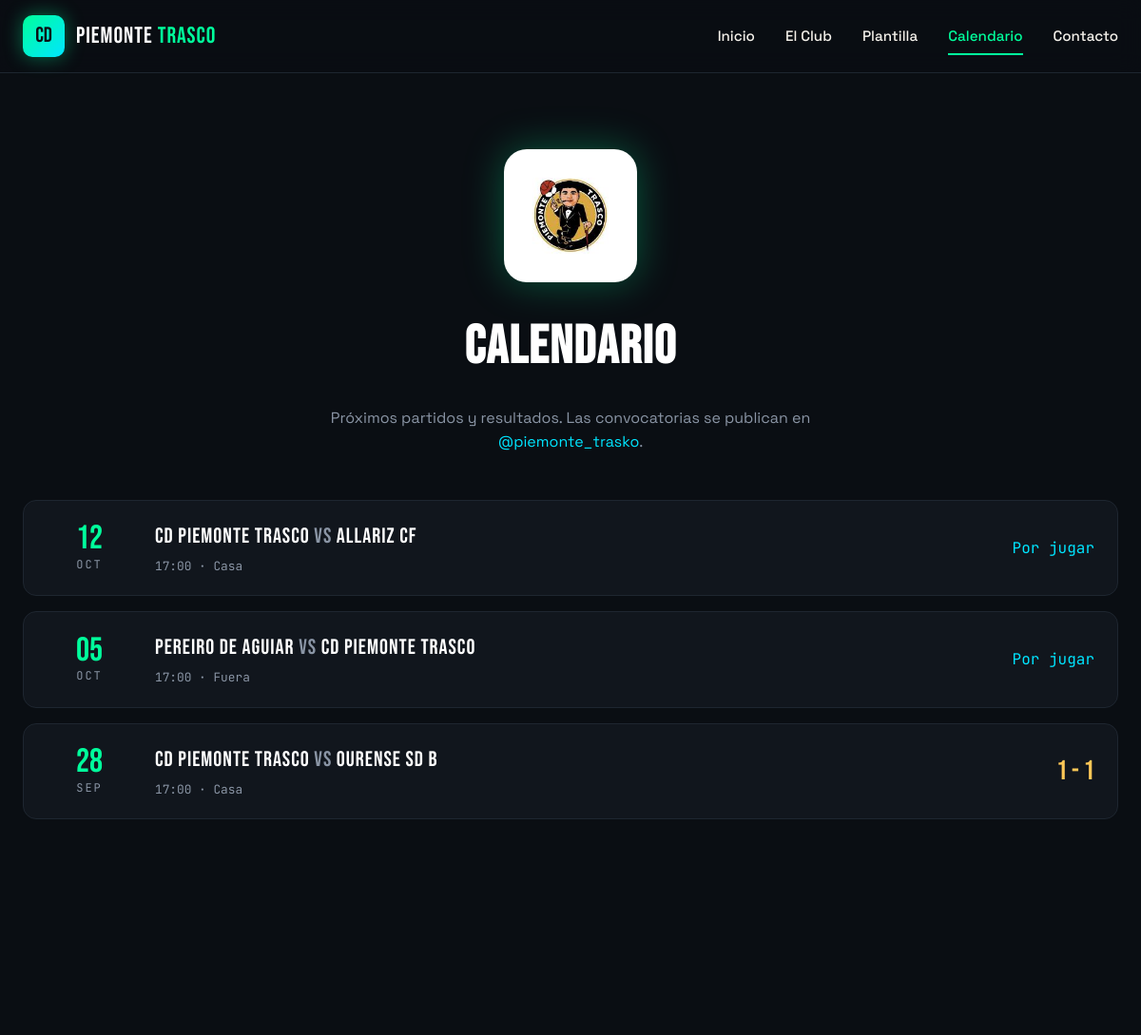
Page /calendario.php (upper part) on the earlier database version.
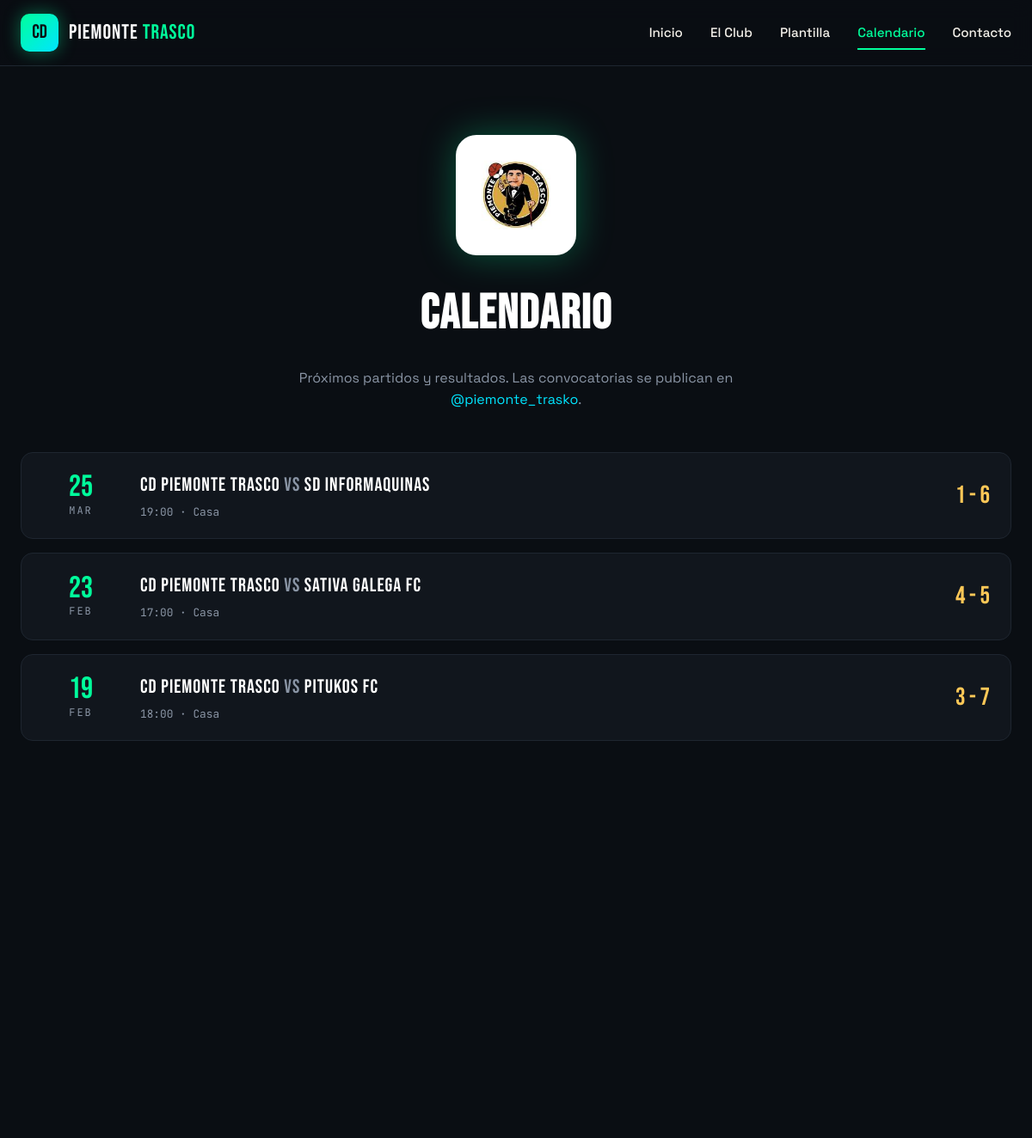
Same page on the later database version.
### tables this page shows
CREATE TABLE `partidos` (
  `id`         INT AUTO_INCREMENT PRIMARY KEY,
  `fecha`      DATE NOT NULL,
  `hora`       TIME DEFAULT NULL,
  `local`      VARCHAR(100) NOT NULL,
  `visitante`  VARCHAR(100) NOT NULL,
  `goles_local`     INT DEFAULT NULL,
  `goles_visitante` INT DEFAULT NULL,
  `condicion`  ENUM('casa','fuera') NOT NULL DEFAULT 'casa',
  `jugado`     TINYINT(1) NOT NULL DEFAULT 0,
  `jornada`    INT DEFAULT NULL,
  `created_at` TIMESTAMP DEFAULT CURRENT_TIMESTAMP,
  KEY `idx_fecha` (`fecha`)
);

### includes/db.php (called while the page is built, shortened)
<?php
function db(): PDO {
    static $pdo = null;
    if ($pdo === null) {
        $dsn = 'mysql:host=' . DB_HOST . ';dbname=' . DB_NAME . ';charset=' . DB_CHARSET;
        try {
            $pdo = new PDO($dsn, DB_USER, DB_PASS, [
                PDO::ATTR_ERRMODE            => PDO::ERRMODE_EXCEPTION,
                PDO::ATTR_DEFAULT_FETCH_MODE => PDO::FETCH_ASSOC,
                PDO::ATTR_EMULATE_PREPARES   => false,
            ]);
        } catch (PDOException $e) {
            die('<div style="font-family:monospace;padding:2rem;background:#0A0E13;color:#00FF9C;">
                <h2>⚠ Error de conexión a la BBDD</h2>
                <p>' . htmlspecialchars($e->getMessage()) . '</p>
                <p>Ejecuta primero <code>/db/install.php</code> o revisa <code>includes/config.php</code>.</p>
            </div>');
        }
    }
    return $pdo;
}

### calendario.php (the view, shortened to what this page needs)
<?php
$page='calendario';
require_once 'includes/db.php';
include 'includes/header.php';
$meses = ['Ene','Feb','Mar','Abr','May','Jun','Jul','Ago','Sep','Oct','Nov','Dic'];
$partidos = db()->query(
  "SELECT fecha, hora, local, visitante, goles_local, goles_visitante, condicion, jugado
   FROM partidos ORDER BY fecha DESC, hora DESC"
)->fetchAll();
?>
<section class="block">
  <div class="container">
    <div class="hero-logo-wrap reveal" style="margin-bottom: 1.5rem; display: flex; justify-content: center;">
      <img src="assets/img/logo.jfif"
           alt="Escudo CD Piemonte Trasco"
           style="width: 140px; height: 140px; object-fit: contain; border-radius: 24px; filter: drop-shadow(0 0 20px rgba(0, 255, 156, 0.3));">
    </div>
    <div class="section-head reveal">
      <h2>Calendario</h2>
      <p>Próximos partidos y resultados. Las convocatorias se publican en <a href="https://instagram.com/piemonte_trasko" target="_blank" rel="noopener">@piemonte_trasko</a>.</p>
    </div>
    <?php foreach ($partidos as $p):
      $ts  = strtotime($p['fecha']);
      $day = date('d', $ts);
      $mo  = $meses[(int)date('n', $ts) - 1];
      $hora = $p['hora'] ? substr($p['hora'],0,5) : '';
      $loc  = $p['condicion'] === 'casa' ? 'Casa' : 'Fuera';
      $marc = $p['jugado'] ? ($p['goles_local'].' - '.$p['goles_visitante']) : 'Por jugar';
    ?>
      <div class="match <?= $p['jugado']?'':'pend' ?> reveal">
        <div class="match-date">
          <div class="day"><?= $day ?></div>
          <div class="mo"><?= $mo ?></div>
        </div>
        <div>
          <div class="match-teams"><?= htmlspecialchars($p['local']) ?> <span style="color:var(--muted)">vs</span> <?= htmlspecialchars($p['visitante']) ?></div>
          <div class="match-meta"><?= $hora ?> · <?= $loc ?></div>
        </div>
        <div class="match-score"><?= htmlspecialchars($marc) ?></div>
      </div>
    <?php endforeach; ?>
  </div>
</section>
<?php include 'includes/footer.php'; ?>

### includes/header.php (shortened to what this page needs)
<?php
$page = $page ?? 'inicio';
?>
<!DOCTYPE html>
<html lang="gl">
<head>
<link rel="stylesheet" href="assets/css/style.css">
</head>
<body data-page="<?= htmlspecialchars($page) ?>">
<header class="site-header">
  <div class="container nav-wrap">
    <a href="index.php" class="brand">
      <span class="brand-shield">CD</span>
      <span class="brand-name">Piemonte <em>Trasco</em></span>
    </a>
    <nav class="main-nav">
      <a href="index.php" class="<?= $page==='inicio'?'active':'' ?>">Inicio</a>
      <a href="club.php" class="<?= $page==='club'?'active':'' ?>">El Club</a>
      <a href="plantilla.php" class="<?= $page==='plantilla'?'active':'' ?>">Plantilla</a>
      <a href="calendario.php" class="<?= $page==='calendario'?'active':'' ?>">Calendario</a>
      <a href="contacto.php" class="<?= $page==='contacto'?'active':'' ?>">Contacto</a>
    </nav>
  </div>
</header>
<main>

### includes/footer.php (shortened to what this page needs)
</main>
</body>
</html>

### assets/css/style.css (style rules this page uses)
:root { --pitch: #0B3D2E; --pitch-glow: #1A7A4C; --terminal: #00FF9C; --cyan: #00E5FF; --void: #0A0E13; --carbon: #11161D; --line: #1E2630; --bone: #F4F1EA; --chalk: #FFFFFF; --gold: #FFC857; --rouge: #E63946; --muted: #8A95A5; --font-display: 'Bebas Neue', Impact, sans-serif; --font-sans: 'Space Grotesk', system-ui, sans-serif; --font-mono: 'JetBrains Mono', ui-monospace, monospace; --radius: 14px; --shadow-lg: 0 30px 60px -20px rgba(0,0,0,.5); --grad-hero: radial-gradient(ellipse at 20% 0%, rgba(0,229,255,.18), transparent 55%), radial-gradient(ellipse at 80% 100%, rgba(0,255,156,.15), transparent 60%), linear-gradient(180deg, #0A0E13 0%, #0B3D2E 100%); }
* { box-sizing: border-box; margin: 0; padding: 0; }
html { scroll-behavior: smooth; }
body { font-family: var(--font-sans); background: var(--void); color: var(--bone); line-height: 1.6; -webkit-font-smoothing: antialiased; }
img { max-width: 100%; display: block; }
a { color: var(--cyan); text-decoration: none; transition: color .2s; }
.container { max-width: 1200px; margin: 0 auto; padding: 0 1.5rem; }
.site-header { position: sticky; top: 0; z-index: 50; background: rgba(10,14,19,.85); backdrop-filter: blur(12px); border-bottom: 1px solid var(--line); }
.nav-wrap { display: flex; align-items: center; justify-content: space-between; padding: 1rem 1.5rem; }
.brand { display: flex; align-items: center; gap: .75rem; color: var(--chalk); }
.brand-shield { font-family: var(--font-display); font-size: 1.4rem; background: linear-gradient(135deg, var(--terminal), var(--cyan)); color: var(--void); width: 44px; height: 44px; display: grid; place-items: center; border-radius: 10px; box-shadow: 0 0 20px rgba(0,255,156,.4); }
.brand-name { font-family: var(--font-display); font-size: 1.5rem; letter-spacing: 1px; }
.brand-name em { color: var(--terminal); font-style: normal; }
.main-nav { display: flex; gap: 2rem; }
.main-nav a { color: var(--bone); font-weight: 500; font-size: .95rem; position: relative; padding: .25rem 0; }
.main-nav a::after { content: ''; position: absolute; bottom: -4px; left: 0; width: 0; height: 2px; background: var(--terminal); transition: width .25s; }
.main-nav a:hover::after, .main-nav a.active::after { width: 100%; }
.main-nav a.active { color: var(--terminal); }
section.block { padding: 5rem 0; }
.section-head { text-align: center; margin-bottom: 3rem; }
.section-head h2 { font-family: var(--font-display); font-size: clamp(2.2rem, 5vw, 3.5rem); letter-spacing: 1.5px; color: var(--chalk); margin-top: .5rem; }
.section-head p { color: var(--muted); max-width: 640px; margin: 1rem auto 0; }
.match { display: grid; grid-template-columns: 90px 1fr auto; gap: 1.5rem; align-items: center; background: var(--carbon); border: 1px solid var(--line); border-radius: var(--radius); padding: 1.25rem 1.5rem; margin-bottom: 1rem; }
.match-date { text-align: center; font-family: var(--font-mono); }
.match-date .day { font-family: var(--font-display); font-size: 2.2rem; color: var(--terminal); line-height: 1; }
.match-date .mo { font-size: .75rem; color: var(--muted); text-transform: uppercase; letter-spacing: 2px; }
.match-teams { font-family: var(--font-display); font-size: 1.4rem; letter-spacing: 1px; color: var(--chalk); }
.match-meta { font-family: var(--font-mono); font-size: .8rem; color: var(--muted); margin-top: .2rem; }
.match-score { font-family: var(--font-display); font-size: 1.8rem; color: var(--gold); }
.reveal { opacity: 0; transform: translateY(20px); transition: opacity .7s, transform .7s; }
.reveal.in { opacity: 1; transform: none; }
.match.pend .match-score { color: var(--cyan); font-size: 1rem; font-family: var(--font-mono); }

Differences in the rows shown:
no longer on this page (row edited): partidos: fecha "12", fecha "OCT", local "CD Piemonte Trasco", visitante "Allariz CF", hora "17:00", condicion "Casa", jugado "Por jugar"
no longer on this page (row edited): partidos: fecha "05", fecha "OCT", local "Pereiro de Aguiar", visitante "CD Piemonte Trasco", hora "17:00", condicion "Fuera", jugado "Por jugar"
now on this page (row edited): partidos: fecha "25", fecha "MAR", local "CD Piemonte Trasco", visitante "SD Informaquinas", hora "19:00", condicion "Casa", marc "1 - 6"
now on this page (row edited): partidos: fecha "23", fecha "FEB", local "CD Piemonte Trasco", visitante "Sativa Galega FC", hora "17:00", condicion "Casa", marc "4 - 5"
changed partidos: fecha "28" → "19"; fecha "SEP" → "FEB"; visitante "Ourense SD B" → "Pitukos FC"; hora "17:00" → "18:00"; marc "1 - 1" → "3 - 7"
